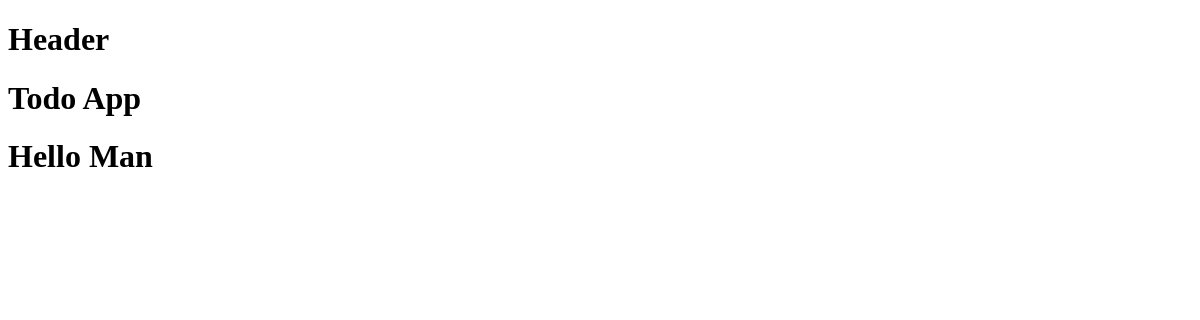
Page /myapp/home/ on the earlier database version.
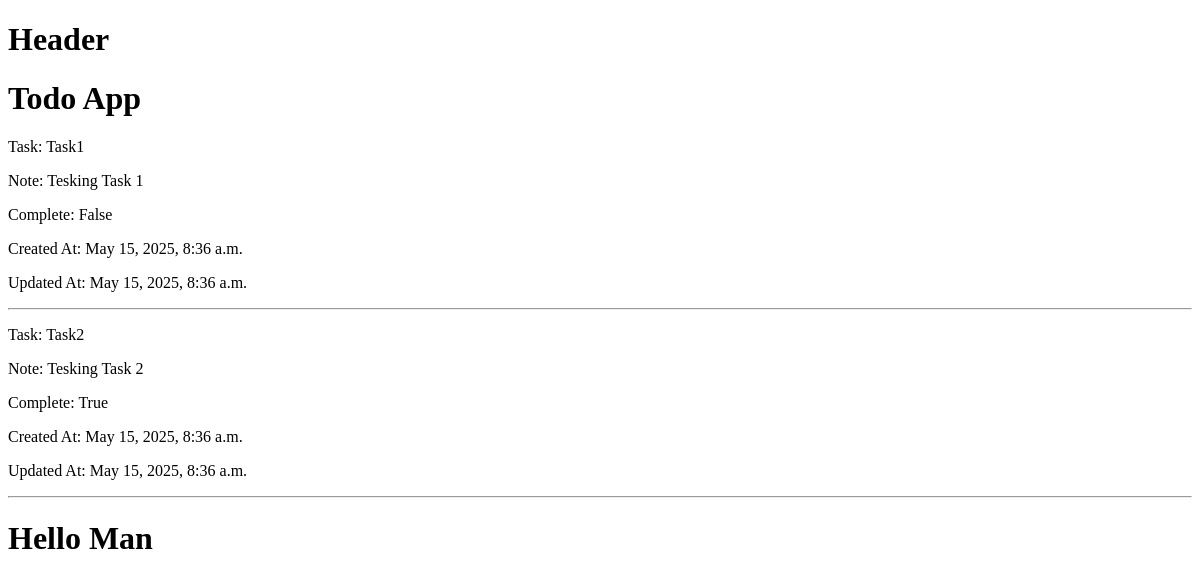
Same page on the later database version.
### myapp/models.py (models this page shows)
class TodoappModel(models.Model):
    task = models.CharField(max_length=200)
    notes = models.TextField()
    completed = models.BooleanField(default=False)
    create_at = models.DateTimeField(auto_now_add=True)
    update_at = models.DateTimeField(auto_now=True)

### myapp/views.py (the view)
# urls.py: path('home/',views.indexview, name='home'),
def indexview(request):
    task = TodoappModel.objects.all()
    contex = {
        'task': task
    }
    return render(request, 'index.html',contex)

### myapp/templates/index.html
{% extends 'base.html' %}
{% block body_block %}
    <h1>Todo App</h1>
    {% for i in task %}
    <p>Task: {{ i.task }}</p>
    <p>Note: {{ i.notes }}</p>
    <p>Complete: {{ i.completed }}</p>
    <p>Created At: {{ i.create_at }}</p>
    <p>Updated At: {{ i.update_at }}</p>
    <hr>
    {% endfor %}
{% endblock %}

### templates/base.html (shortened to what this page needs)
<!DOCTYPE html>
<html lang="en">
<head>
</head>
<body>
    {%include 'header.html' %}
    {% block body_block %} {% endblock %}
    {% include 'footer.html' %}
</body>
</html>

### templates/header.html
<h1> Header</h1>

### templates/footer.html
<h1> Hello Man</h1>

Differences in the rows shown:
added TodoappModel: task "Task1", notes "Tesking Task 1", completed "False", create_at "May 15, 2025, 8:36 a.m.", update_at "May 15, 2025, 8:36 a.m."
added TodoappModel: task "Task2", notes "Tesking Task 2", completed "True", create_at "May 15, 2025, 8:36 a.m.", update_at "May 15, 2025, 8:36 a.m."
